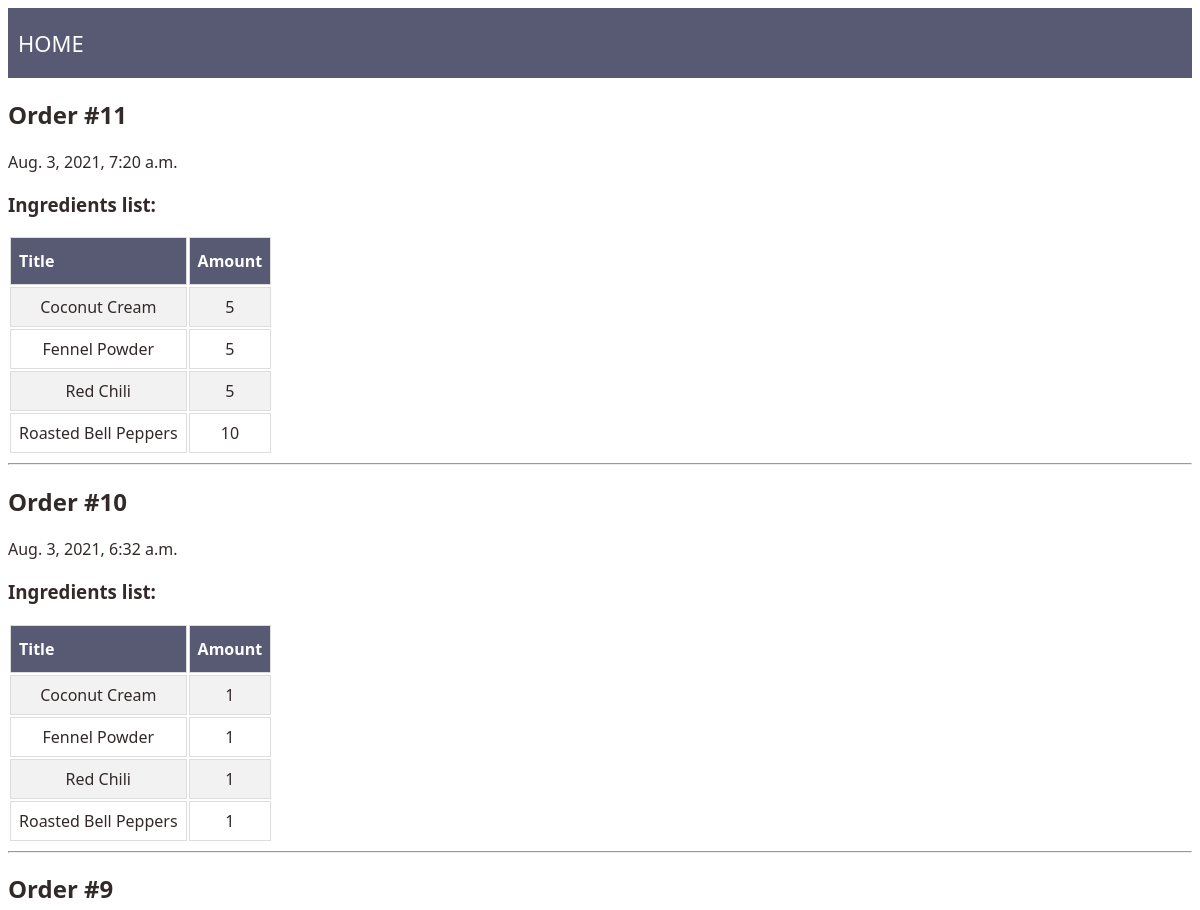
The app's page /dishes-ordering/orders/ (upper part), older data.
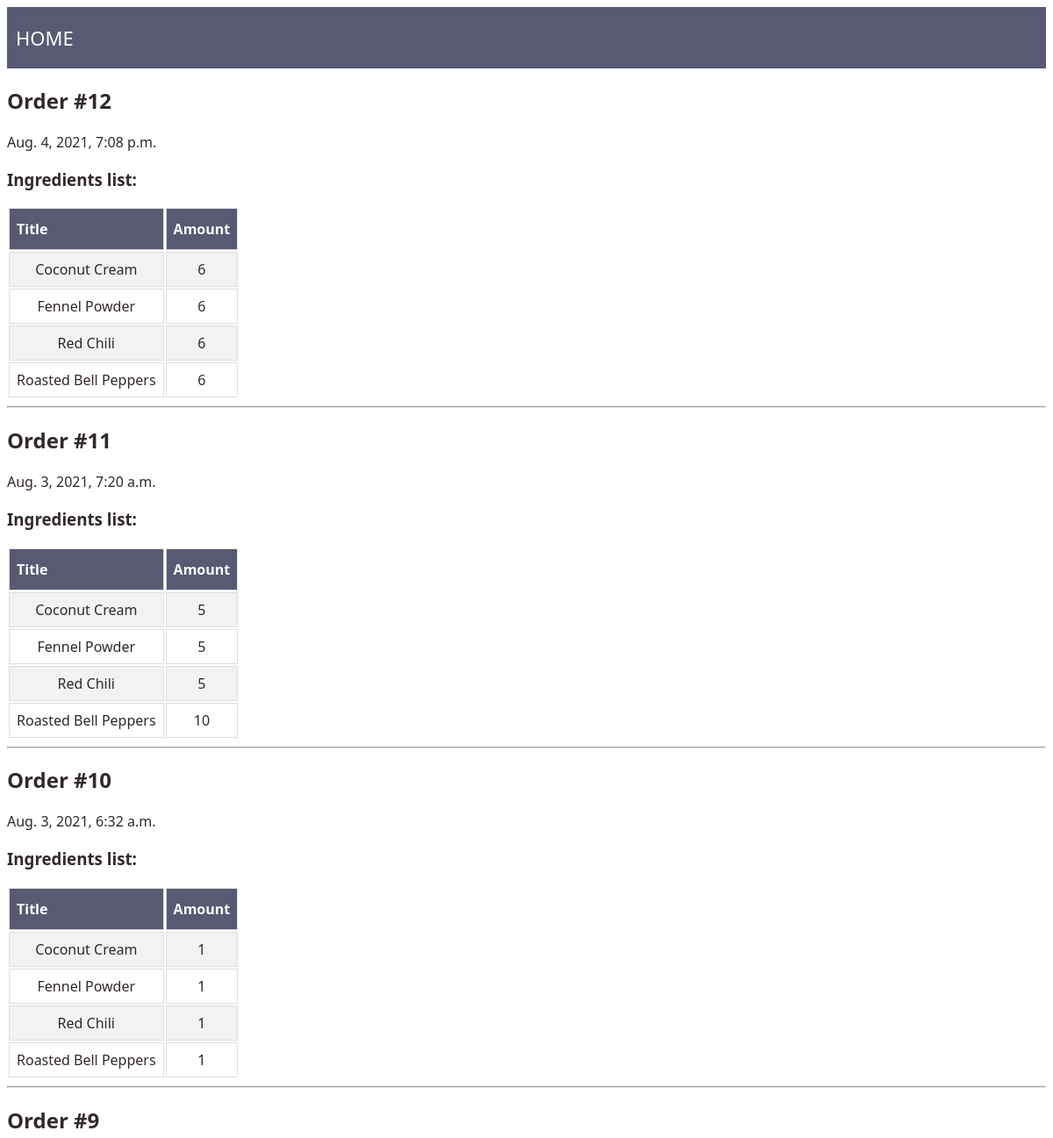
The same page, newer data.
### dishes/models.py (models this page shows, shortened)
class Order(models.Model):
    order_id = models.AutoField(primary_key=True)
    created_at = models.DateTimeField(auto_now_add=True)
    ingredients = models.ManyToManyField('Ingredient', through='OrderIngredients')
    class Meta:
        ordering = ['-created_at']

class OrderIngredients(models.Model):
    order = models.ForeignKey(Order, on_delete=models.CASCADE, related_name='order_ingredients')
    ingredient = models.ForeignKey(Ingredient, null=True, on_delete=models.CASCADE)
    amount = models.PositiveIntegerField(default=1, validators=[MinValueValidator(1)])

class Ingredient(models.Model):
    name = models.CharField(max_length=100, unique=True)

### dishes/views.py (the view)
# urls.py: path('orders/', views.OrderListView.as_view(), name='orders_list'),
class OrderListView(ListView):
    model = Order
    template_name = 'order/orders-list.html'
    context_object_name = 'orders'
    def get_queryset(self):
        return Order.objects.prefetch_related(
            'order_ingredients',
            'order_ingredients__ingredient'
        )

### dishes/templates/order/orders-list.html
{% extends "base.html" %}
{% block content %}
<div class="navigation_menu">
    <div class="navigation_menu_left">
        <a href="/dishes-ordering/">home</a>
    </div>
</div>
{% for order in orders %}
<div>
    <h2>Order #{{order.order_id}}</h2>
    <p>{{order.created_at}}</p>
    <h3>Ingredients list:</h3>
    <table id="ingredients_table">
        <tr class="table_header">
            <th>Title</th>
            <th>Amount</th>
        </tr>
        {% for order_ingredient in order.order_ingredients.all %}
            <tr class="table_ingredient">
                <td>{{order_ingredient.ingredient.name}}</td>
                <td>{{order_ingredient.amount}}</td>
            </tr>
        {% endfor %}
    </table>
</div>
<hr>
{% empty %}
    <h2>Sorry, no orders were found.</h2>
{% endfor %}
{% endblock %}

Row changes from the older to the newer data that the page shows:
added Order: order_id "12", created_at "Aug. 4, 2021, 7:08 p.m."
added OrderIngredients: ingredient.name "Coconut Cream", amount "6", shown under "12"
added OrderIngredients: ingredient.name "Fennel Powder", amount "6", shown under "12"
added OrderIngredients: ingredient.name "Red Chili", amount "6", shown under "12"
added OrderIngredients: ingredient.name "Roasted Bell Peppers", amount "6", shown under "12"
